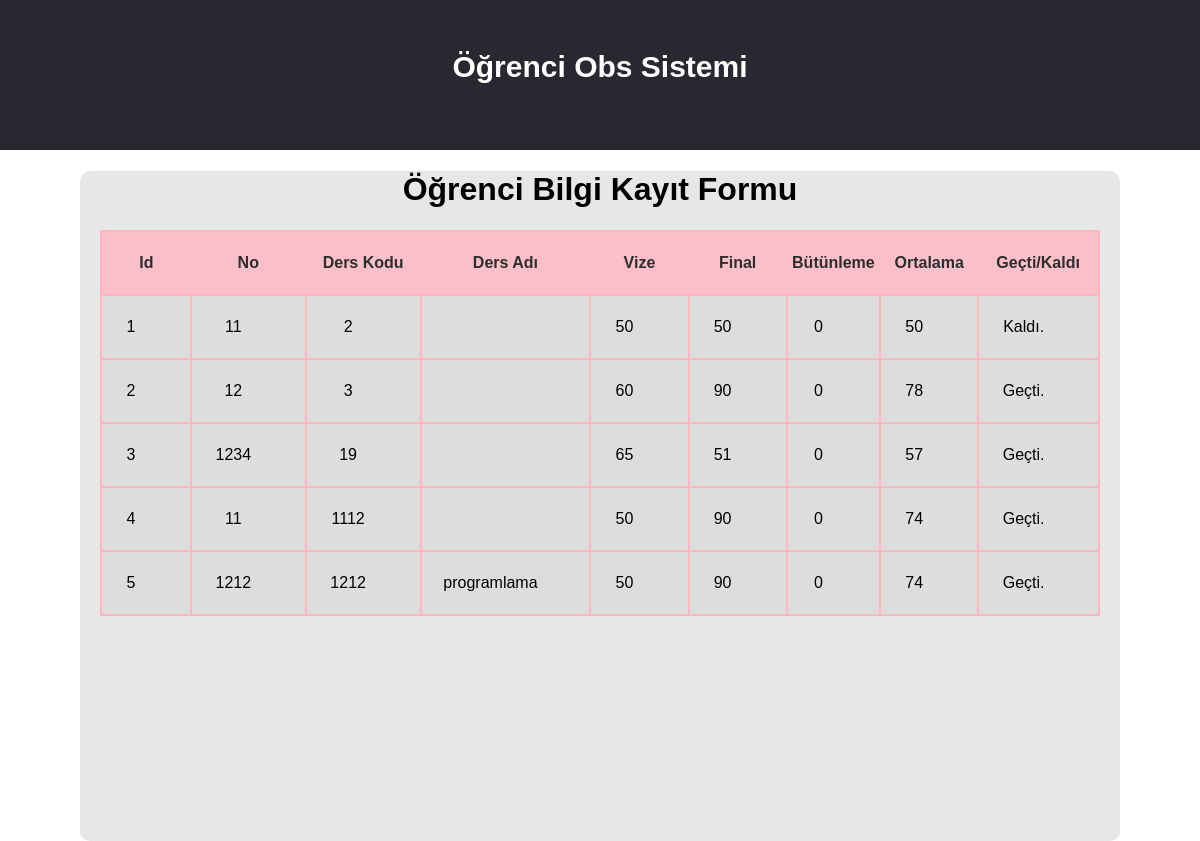
The page /transkript.php on the database its author committed.
### tables this page shows
CREATE TABLE `ogrencikayit` (
  `kayit_id` int(11) NOT NULL,
  `kayit_no` int(11) NOT NULL,
  `kayit_derskod` int(11) NOT NULL,
  `kayit_dersad` text NOT NULL,
  `kayit_vize` int(10) NOT NULL,
  `kayit_final` int(10) NOT NULL,
  `kayit_but` int(10) NOT NULL,
  `kayit_ort` int(10) NOT NULL,
  `kayit_durum` varchar(20) NOT NULL
);

### transkript.php (the view, shortened to what this page needs)
<?php
include 'baglan.php'; ?>
<!DOCTYPE html>
<html lang="tr">
<head>
	<link rel="stylesheet" type="text/css" href="transkript.css">
</head>
<body>
	<header>
		<h2>Öğrenci Obs Sistemi</h2>
	</header>
	<div class="tableOuter" >
		<h1>Öğrenci Bilgi Kayıt Formu</h1>
		<div style="overflow-x:auto;">
  <table >
    <tr>
      <th>Id</th>
      <th>No</th>
      <th>Ders Kodu</th>
      <th>Ders Adı</th>
      <th>Vize</th>
      <th>Final</th>
      <th>Bütünleme</th>
      <th>Ortalama</th>
      <th>Geçti/Kaldı</th>
    </tr>
    <?php
		 $icerik=$db->query("SELECT * FROM ogrencikayit");
		 $icerik->execute();
     while($row=$icerik->fetch(PDO::FETCH_ASSOC))
		 {
		 	$kayitid=$row['kayit_id'];
			$kayitno=$row['kayit_no'];
			$kayitderskod=$row['kayit_derskod'];
			$kayitdersad=$row['kayit_dersad'];
			$kayitvize=$row['kayit_vize'];
			$kayitfinal=$row['kayit_final'];
			$kayitbut=$row['kayit_but'];
			$kayitort=$row['kayit_ort'];
			$kayitdurum=$row['kayit_durum'];
		?>
    <tr>
     <b> <td><?php echo $kayitid;?></td>
      <td><?php echo $kayitno;?></td>
      <td><?php echo $kayitderskod;?></td>
      <td><?php echo $kayitdersad;?></td>
      <td><?php echo $kayitvize;?></td>
      <td><?php echo $kayitfinal;?></td>
      <td><?php echo $kayitbut;?></td>
      <td><?php echo $kayitort;?></td>
      <td><?php echo $kayitdurum;?></td></b>
  <?php } ?>
    </tr>
  </table>
</div>
</div>
</body>
</html>

### transkript.css (style rules this page uses)
body { padding: 0; margin: 0; font-family: 'helvatica', sans-serif; text-align: center; background-clip: #ffffff; }
header { position: relative; width: 100%; height: 150px; left: 0; background: #292830; top: 0; }
header h2 { position: absolute; color: #ffffff; left: 0; right: 0; margin: auto; top: 50px; font-size: 30px; font-weight: bold; }
.tableOuter { width: 1000px; height: 670px; margin: 0 auto; background: #e7e7e7; border-radius: 10px; padding-right: 20px; padding-left: 20px; }
table,td { border:2px solid lightpink; }
table { border-collapse: collapse; }
th,td { width: 150px; height: 60px; text-align: center; }
td { vertical-align: middle; padding-left: 20px; padding-right: 50px; background-color: #dddddd; }
th { background-color: lightpink; opacity: 0.8 }

### rows shown on the page
ogrencikayit: kayit_id "1", kayit_no "11", kayit_derskod "2", kayit_vize "50", kayit_final "50", kayit_but "0", kayit_ort "50", kayit_durum "Kaldı."
ogrencikayit: kayit_id "2", kayit_no "12", kayit_derskod "3", kayit_vize "60", kayit_final "90", kayit_but "0", kayit_ort "78", kayit_durum "Geçti."
ogrencikayit: kayit_id "3", kayit_no "1234", kayit_derskod "19", kayit_vize "65", kayit_final "51", kayit_but "0", kayit_ort "57", kayit_durum "Geçti."
ogrencikayit: kayit_id "4", kayit_no "11", kayit_derskod "1112", kayit_vize "50", kayit_final "90", kayit_but "0", kayit_ort "74", kayit_durum "Geçti."
ogrencikayit: kayit_id "5", kayit_no "1212", kayit_derskod "1212", kayit_dersad "programlama", kayit_vize "50", kayit_final "90", kayit_but "0", kayit_ort "74", kayit_durum "Geçti."
